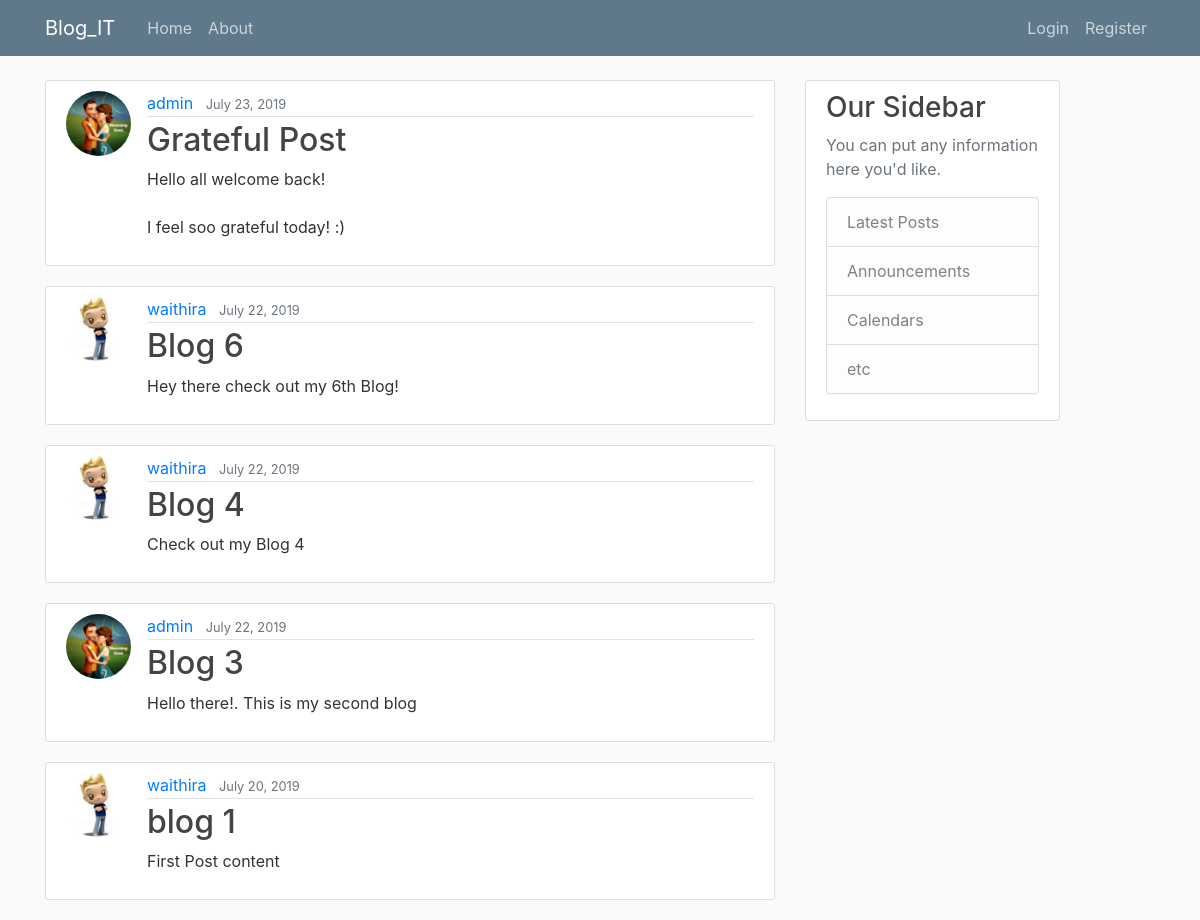
Before: / with the older database file.
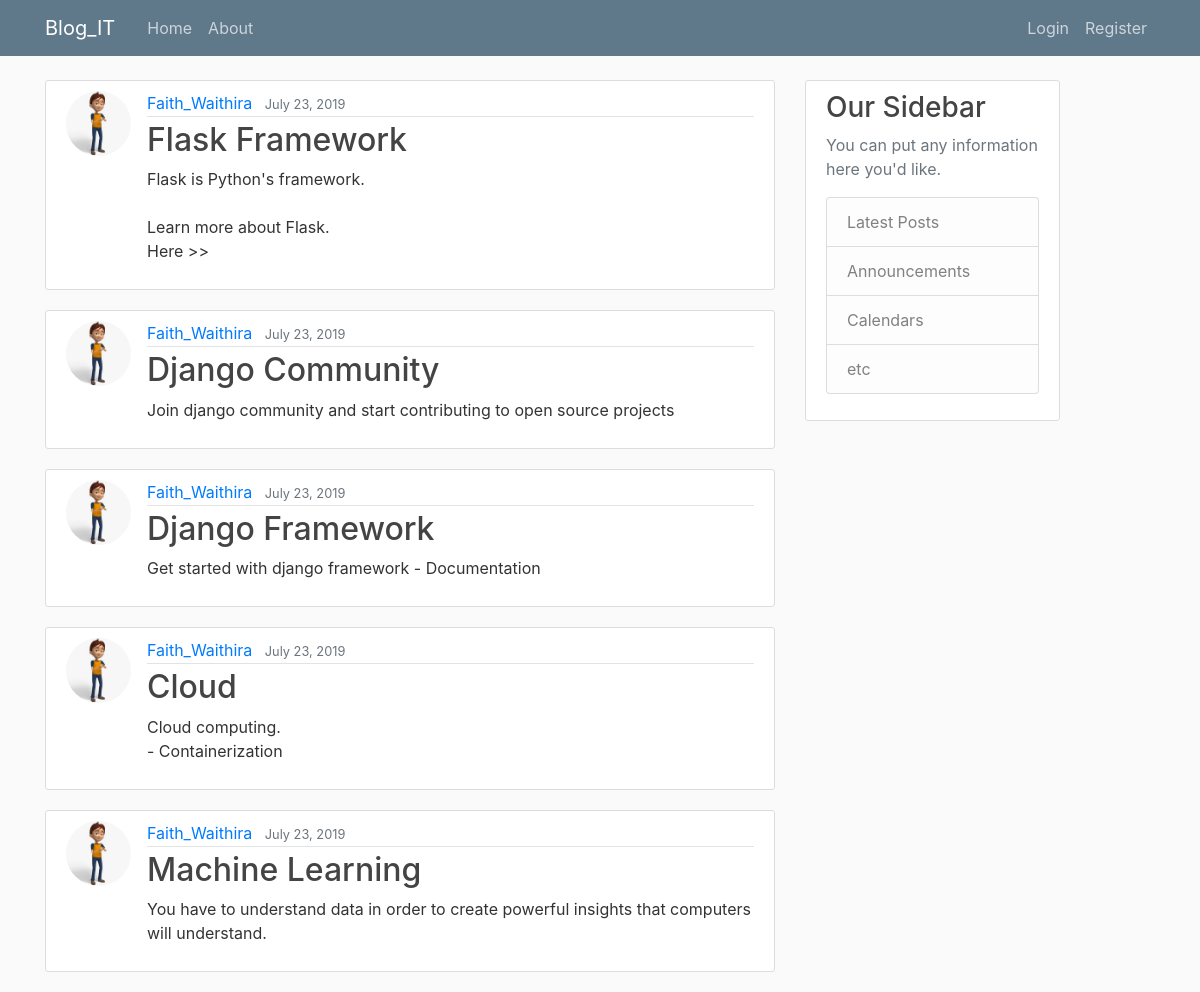
After: the same page with the newer database file.
### blog/models.py (models this page shows, shortened)
class Post(models.Model):
	title = models.CharField(max_length=20)
	content = models.TextField(max_length=150)
	date_posted = models.DateTimeField(default=timezone.now)
	author = models.ForeignKey(User, on_delete=models.CASCADE)

### users/models.py (models this page shows, shortened)
class Profile(models.Model):
	user = models.OneToOneField(User, on_delete = models.CASCADE)
	image = models.ImageField(default = 'default.jpg', upload_to = 'profile_pics')

### blog/views.py (the view)
# urls.py: path('', PostListView.as_view(), name='blog-home'),
class PostListView(ListView):
	model = Post
	template_name = "blog/home.html"
	context_object_name = "posts"
	ordering = ["-date_posted"]
	paginate_by = 5

### blog/templates/blog/home.html
{% extends  "blog/base.html" %}
{% block content %}
  {% for post in posts %}
  <article class="media content-section">
    <img class="rounded-circle article-img" src="{{ post.author.profile.image.url }}">
  <div class="media-body">
    <div class="article-metadata">
      <a class="mr-2" href="#">{{ post.author }}</a>
      <small class="text-muted">{{ post.date_posted|date:"F d, Y" }}</small>
    </div>
    <h2><a class="article-title" href="#">{{ post.title }}</a></h2>
    <p class="article-content">{{ post.content }}</p>
  </div>
</article>
  {% endfor %}
{% endblock content%}

Changed rows visible on the page:
no longer on this page (row unchanged): Post: author.profile.image (picture), author "admin", date_posted "July 23, 2019", title "Grateful Post", content "Hello all welcome back! I feel soo grateful today! :)"
no longer on this page (row unchanged): Post: author.profile.image (placeholder picture), author "waithira", date_posted "July 22, 2019", title "Blog 6", content "Hey there check out my 6th Blog!"
no longer on this page (row unchanged): Post: author.profile.image (placeholder picture), author "waithira", date_posted "July 22, 2019", title "Blog 4", content "Check out my Blog 4"
no longer on this page (row edited): Post: author.profile.image (picture), author "admin", date_posted "July 22, 2019", title "Blog 3", content "Hello there!. This is my second blog"
no longer on this page (row unchanged): Post: author.profile.image (placeholder picture), author "waithira", date_posted "July 20, 2019", title "blog 1", content "First Post content"
added Post: author.profile.image (picture), author "Faith_Waithira", date_posted "July 23, 2019", title "Flask Framework", content "Flask is Python's framework. Learn more about Flask. Here >>"
added Post: author.profile.image (picture), author "Faith_Waithira", date_posted "July 23, 2019", title "Django Community", content "Join django community and start contributing to open source projects"
added Post: author.profile.image (picture), author "Faith_Waithira", date_posted "July 23, 2019", title "Django Framework", content "Get started with django framework - Documentation"
added Post: author.profile.image (picture), author "Faith_Waithira", date_posted "July 23, 2019", title "Cloud", content "Cloud computing. - Containerization"
added Post: author.profile.image (picture), author "Faith_Waithira", date_posted "July 23, 2019", title "Machine Learning", content "You have to understand data in order to create powerful insights that computers will understand."
